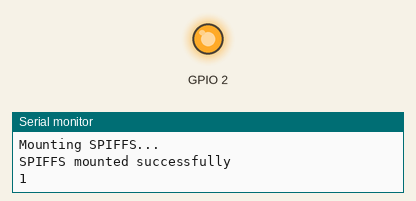
This sketch was run on a simulated ESP32. On the bench: output pins drawn as LEDs (lit = HIGH), the last lines printed to the serial monitor. Storage starts empty.

Above: at 6.0 s.
At 8.0 s:
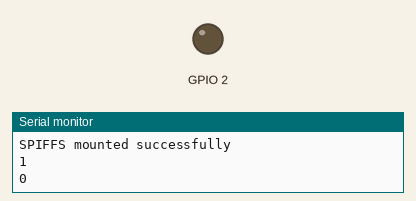
Timing chart, 0 to 10.3 s (numbered marks = the images above):
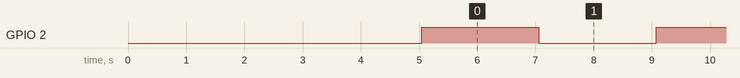

Measured:
- by itself, GPIO 2: alternates HIGH for 2.0 s and LOW for 2.0 s

The sketch:

ex02.ino
```cpp
#include "FS.h"
#include "SPIFFS.h"
#include "Arduino.h"  // for identify the core
const char* filename = "/logfile.bin";
const int LOG_SIZE = 10;
struct LogEntry {
  uint8_t pos;
  uint32_t timestamp;
  uint32_t freeHeap;
  size_t totalSPIFFS;  //It is large enough to represent the maximum possible size of any object that can be allocated on that system
  size_t usedSPIFFS;
  size_t availableSPIFFS;
  uint8_t iCore;
  bool ledStatus;
};
int logIndex = 0;

void writeLogEntry(int index, const LogEntry& entry) {
  File file = SPIFFS.open(filename, FILE_APPEND);
  if (!file) return;
  file.seek(index * sizeof(entry));
  file.write((const uint8_t*)&entry, sizeof(entry));
  file.close();
}

void logAdd() {
  LogEntry entry;
  entry.pos = logIndex;
  entry.timestamp = millis();
  entry.freeHeap = ESP.getFreeHeap();
  entry.totalSPIFFS = SPIFFS.totalBytes();
  entry.usedSPIFFS = SPIFFS.usedBytes();
  entry.availableSPIFFS = entry.totalSPIFFS - entry.usedSPIFFS;
  entry.iCore = xPortGetCoreID();
  entry.ledStatus = logIndex % 2 == 0;
  writeLogEntry(logIndex, entry);
  Serial.printf("%u\n", entry.ledStatus);
  if (entry.ledStatus == true)
    digitalWrite(2, HIGH);
  else
    digitalWrite(2, LOW);
  logIndex = (logIndex + 1) % LOG_SIZE;
}

void readLogEntries(const char* filename) {
  File file = SPIFFS.open(filename, FILE_READ);
  if (!file) {
    Serial.println("Failed to open file for reading");
    return;
  }
  while (file.available() >= sizeof(LogEntry)) {
    LogEntry entry;
    file.read((uint8_t*)&entry, sizeof(entry));

  }
  file.close();
}

void setup() {
  // Pre-allocate file if not present (optional for consistent size)
  if (!SPIFFS.exists(filename)) {
    File file = SPIFFS.open(filename, FILE_WRITE);
    LogEntry empty = {};
    for (int i = 0; i < LOG_SIZE; ++i)
      file.write((const uint8_t*)&empty, sizeof(empty));
    file.close();
  }
  delay(5000);
  Serial.begin(9600);
  Serial.println("[Lab05.ex01] Circular buffer");
  Serial.println();
  Serial.println("Mounting SPIFFS...");
  if (!SPIFFS.begin(true)) {
    Serial.println("Failed to mount SPIFFS");
    return;
  }
  Serial.println("SPIFFS mounted successfully");
  pinMode(2, OUTPUT);
}
void loop() {
  // Your existing loop code
  logAdd();
  if ((logIndex % 2) == 0) {
    readLogEntries(filename);
  }
  delay(2000);  // Log every 2 seconds
}
```
